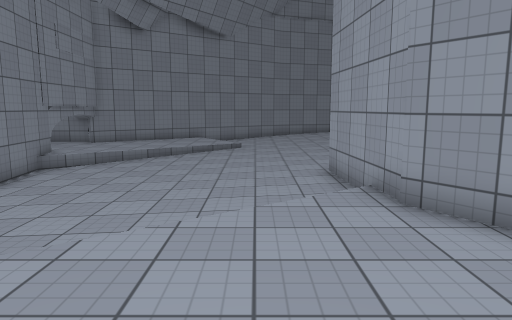
[1] (above)

17 first-person views from a walk through a Unity game level. The camera is 1.5 m above the floor, tilts 8° down and sees 70° across. The floor is counted in squares, 1 m on a side. Each view is taken from the middle of a square. On the plan, view 1 faces up. The plan holds only what a view shows up to about 16 squares ahead; the rest is blank. The place goes on beyond the plan. Surface patterns are stand-ins for the level's own textures.

[2]
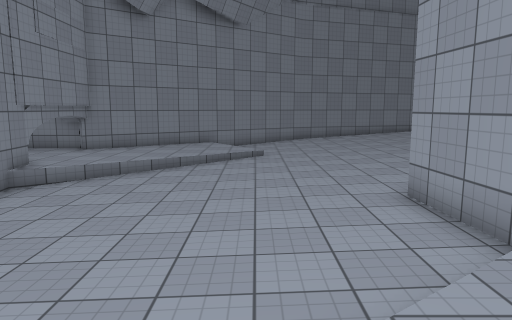

[3]
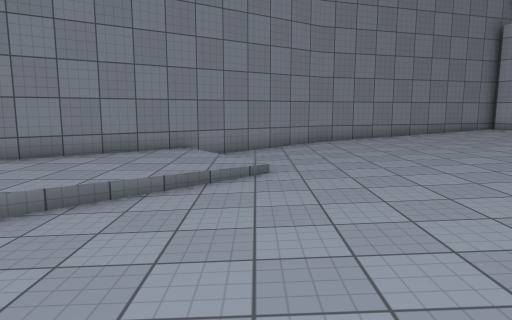

[4]
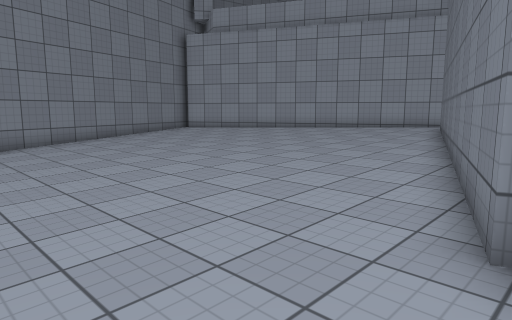

[5]
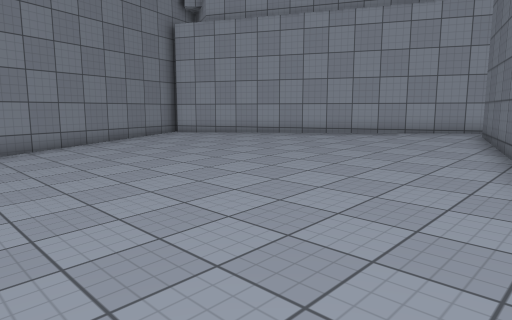

[6]
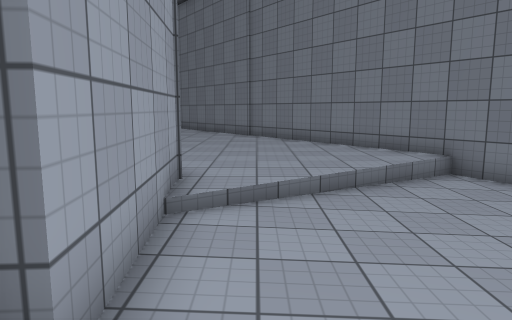

[7]
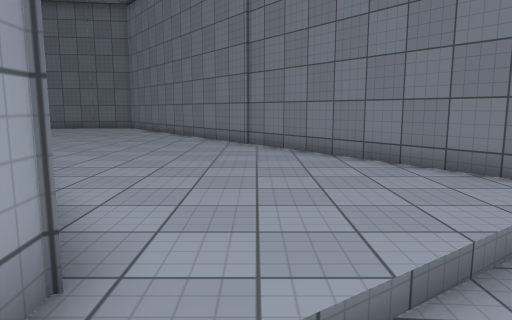

[8]
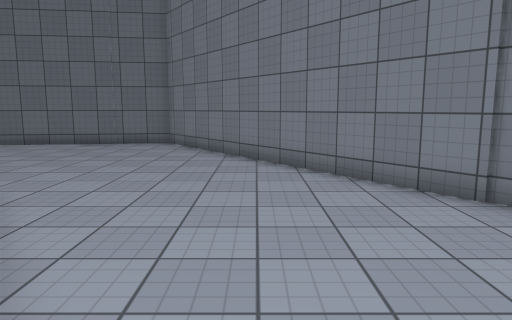

[9]
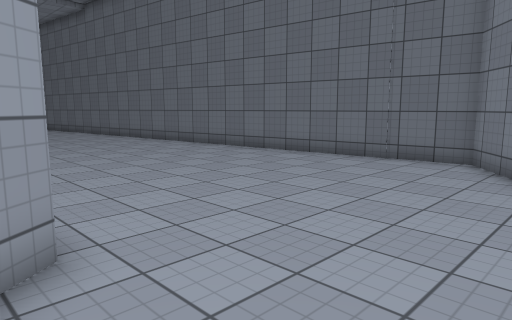

[10]
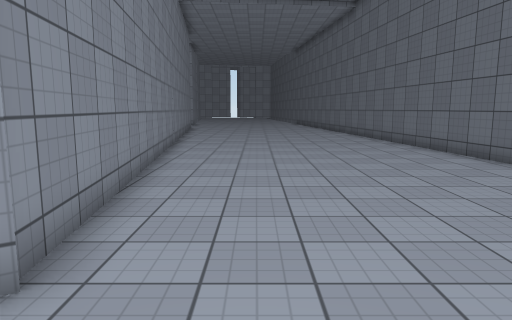

[11]
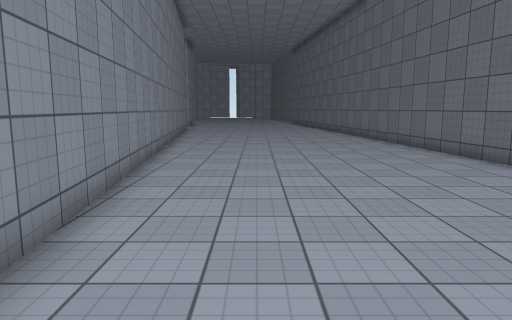

[12]
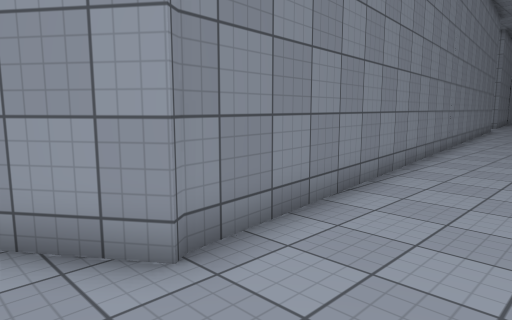

[13]
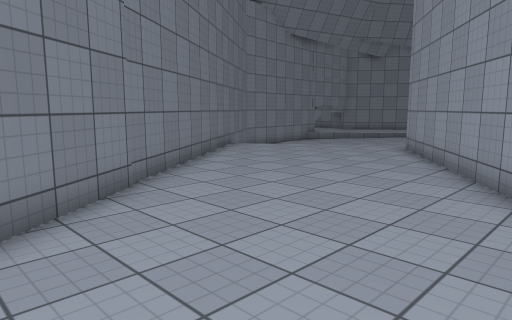

[14]
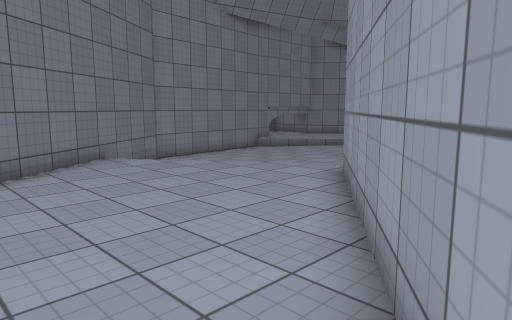

[15]
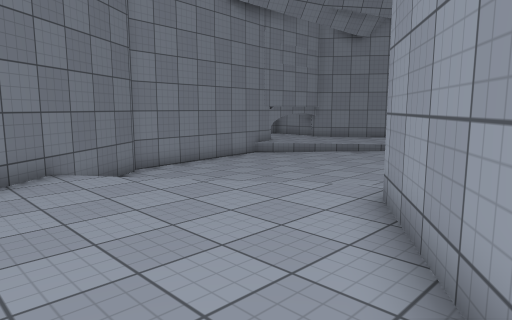

[16]
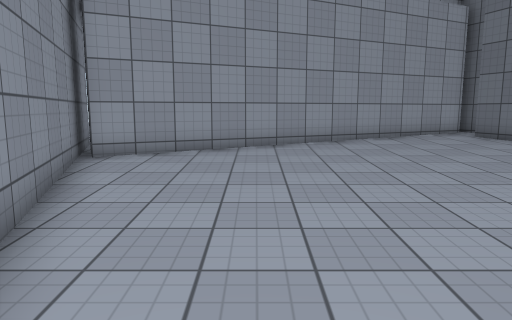

[17]
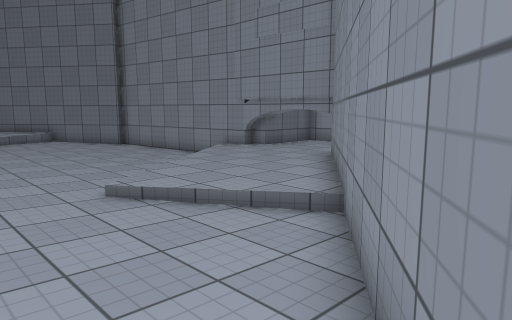

### Floor plan
Key: @ floor where view 1 was taken; # wall or solid block; . main floor; : floor 0.25 m higher than the main floor; - floor 0.25 m lower than the main floor; _ floor 0.5 m lower than the main floor; / step, stairs or slope.
Columns run from 8 left of view 1 to 25 right of it. Each row starts with its distance up from view 1.
 27                ######
 26             ####...##
 25          ####.......#
 24         ##---.......##
 23       ###----.......:#
 22      ##------.......:##
 21     ##_------.......::#
 20   ###-_------.......::##
 19  ##---/------.......:::#
 18 ##-----/-----.......:::##
 17 #------/-----.......::::#
 16 #----/_------.......::::#
 15 #---/__------.......::###
 14 #-//___------......####
 13 #/_____------....###
 12 #______------.####
 11 #______----####
 10 ##_____---##
  9  #_____---#
  8  #_____---##
  7  #_____---/#
  6  #_____--/.#
  5  ##____/...##
  4   ##__/.....#
  3    #//......##
  2    ##........##
  1     ##........#
  0      ##.@.....##
 -1       #........#
 -2       ##........
 -3        ##........#          ######
 -4         #........############.....
 -5         ##........##..............
 -6          ##.......................
 -7           ##......................
 -8            ##.....................
 -9             #.....................
-10             ##....................
-11              ##...................
-12               #...................
-13               ##...............###
-14                ##......#########
-15                 ########

Positions as (right, up) in squares from view 1, and headings:
1: (0, 0), facing up
2: (-1, 3), facing up
3: (-1, 9), facing up
4: (-1, 10), facing up-right
5: (1, 12), facing up-right
6: (1, 12), facing down
7: (1, 8), facing down
8: (5, 1), facing down
9: (6, -4), facing down-right
10: (7, -7), facing right
11: (9, -7), facing right
12: (8, -8), facing up-right
13: (8, -8), facing up-left
14: (7, -2), facing up-left
15: (5, 0), facing up-left
16: (2, 23), facing right
17: (2, 24), facing down-left
